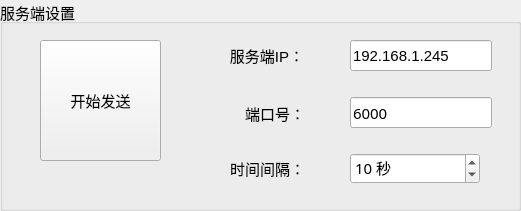
  <widget class="QGroupBox" name="groupBox">
   <property name="geometry">
    <rect>
     <x>0</x>
     <y>0</y>
     <width>521</width>
     <height>211</height>
    </rect>
   </property>
   <property name="font">
    <font>
     <pointsize>11</pointsize>
    </font>
   </property>
   <property name="title">
    <string>服务端设置</string>
   </property>
   <widget class="QSpinBox" name="timeInv">
    <property name="geometry">
     <rect>
      <x>350</x>
      <y>153</y>
      <width>130</width>
      <height>31</height>
     </rect>
    </property>
    <property name="minimumSize">
     <size>
      <width>100</width>
      <height>31</height>
     </size>
    </property>
    <property name="maximumSize">
     <size>
      <width>130</width>
      <height>16777215</height>
     </size>
    </property>
    <property name="font">
     <font>
      <family>微软雅黑</family>
      <pointsize>11</pointsize>
     </font>
    </property>
    <property name="suffix">
     <string> 秒</string>
    </property>
    <property name="prefix">
     <string/>
    </property>
    <property name="minimum">
     <number>1</number>
    </property>
    <property name="maximum">
     <number>10000000</number>
    </property>
    <property name="value">
     <number>10</number>
    </property>
   </widget>
   <widget class="QLineEdit" name="serIp">
    <property name="geometry">
     <rect>
      <x>350</x>
      <y>40</y>
      <width>142</width>
      <height>31</height>
     </rect>
    </property>
    <property name="font">
     <font>
      <pointsize>11</pointsize>
     </font>
    </property>
    <property name="text">
     <string>192.168.1.245</string>
    </property>
   </widget>
   <widget class="QLabel" name="labelVersion_8">
    <property name="geometry">
     <rect>
      <x>230</x>
      <y>153</y>
      <width>75</width>
      <height>31</height>
     </rect>
    </property>
    <property name="minimumSize">
     <size>
      <width>0</width>
      <height>31</height>
     </size>
    </property>
    <property name="font">
     <font>
      <pointsize>11</pointsize>
     </font>
    </property>
    <property name="text">
     <string>时间间隔：</string>
    </property>
    <property name="alignment">
     <set>Qt::AlignRight|Qt::AlignTrailing|Qt::AlignVCenter</set>
    </property>
   </widget>
   <widget class="QLabel" name="DevIp">
    <property name="geometry">
     <rect>
      <x>230</x>
      <y>40</y>
      <width>74</width>
      <height>31</height>
     </rect>
    </property>
    <property name="minimumSize">
     <size>
      <width>0</width>
      <height>31</height>
     </size>
    </property>
    <property name="font">
     <font>
      <pointsize>11</pointsize>
     </font>
    </property>
    <property name="text">
     <string>服务端IP：</string>
    </property>
    <property name="alignment">
     <set>Qt::AlignRight|Qt::AlignTrailing|Qt::AlignVCenter</set>
    </property>
   </widget>
   <widget class="QLineEdit" name="port">
    <property name="geometry">
     <rect>
      <x>350</x>
      <y>97</y>
      <width>142</width>
      <height>31</height>
     </rect>
    </property>
    <property name="font">
     <font>
      <family>微软雅黑</family>
      <pointsize>11</pointsize>
     </font>
    </property>
    <property name="text">
     <string>6000</string>
    </property>
   </widget>
   <widget class="QLabel" name="Port_4">
    <property name="geometry">
     <rect>
      <x>230</x>
      <y>98</y>
      <width>75</width>
      <height>31</height>
     </rect>
    </property>
    <property name="minimumSize">
     <size>
      <width>0</width>
      <height>31</height>
     </size>
    </property>
    <property name="font">
     <font>
      <pointsize>11</pointsize>
     </font>
    </property>
    <property name="text">
     <string>端口号：</string>
    </property>
    <property name="alignment">
     <set>Qt::AlignRight|Qt::AlignTrailing|Qt::AlignVCenter</set>
    </property>
   </widget>
   <widget class="QPushButton" name="sendJsonBtn">
    <property name="geometry">
     <rect>
      <x>40</x>
      <y>40</y>
      <width>121</width>
      <height>121</height>
     </rect>
    </property>
    <property name="font">
     <font>
      <pointsize>11</pointsize>
     </font>
    </property>
    <property name="text">
     <string>开始发送</string>
    </property>
   </widget>
  </widget>
